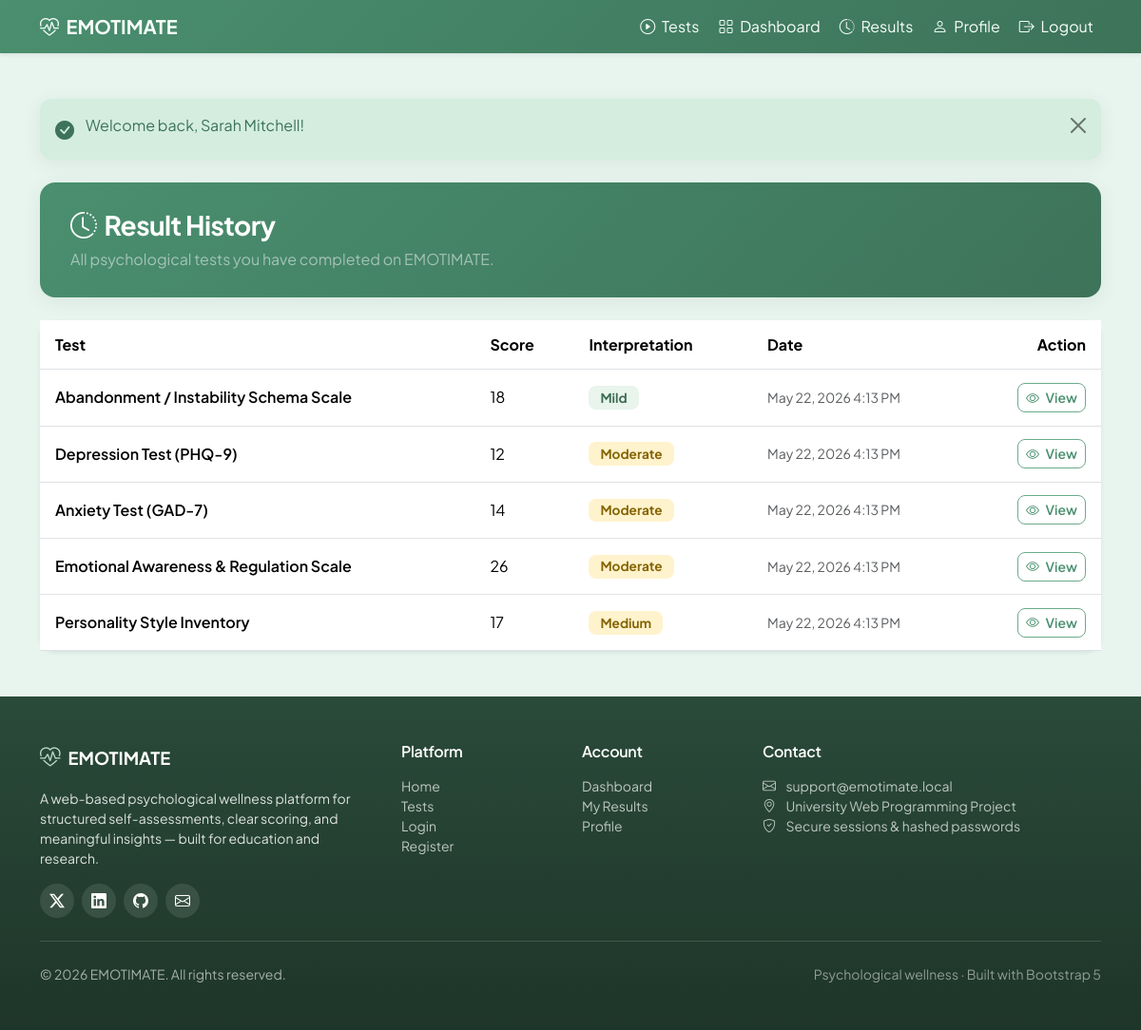
Screenshot of /user/results.php (signed in) with the database file from the repository.
### tables this page shows
CREATE TABLE results (
    id INT AUTO_INCREMENT PRIMARY KEY,
    user_id INT NOT NULL,
    test_id INT NOT NULL,
    score INT NOT NULL,
    interpretation VARCHAR(255),
    created_at TIMESTAMP DEFAULT CURRENT_TIMESTAMP,
    FOREIGN KEY (user_id) REFERENCES users (id) ON DELETE CASCADE,
    FOREIGN KEY (test_id) REFERENCES tests (id) ON DELETE CASCADE
);

CREATE TABLE tests (
    id INT AUTO_INCREMENT PRIMARY KEY,
    category_id INT NULL,
    title VARCHAR(255) NOT NULL,
    description TEXT,
    instructions TEXT,
    created_at TIMESTAMP DEFAULT CURRENT_TIMESTAMP,
    FOREIGN KEY (category_id) REFERENCES test_categories (id) ON DELETE SET NULL
);

### includes/user_helpers.php (called while the page is built, shortened)
<?php
function fetch_user_results_history(mysqli $conn, int $userId, int $limit = 50): array
{
    $stmt = $conn->prepare(
        'SELECT r.id, r.test_id, r.score, r.interpretation, r.created_at, t.title
         FROM results r
         INNER JOIN tests t ON t.id = r.test_id
         WHERE r.user_id = ?
         ORDER BY r.created_at DESC
         LIMIT ?'
    );
    $stmt->bind_param('ii', $userId, $limit);
    $stmt->execute();
    $results = [];
    $id = $testId = $score = $interpretation = $createdAt = $title = null;
    $stmt->bind_result($id, $testId, $score, $interpretation, $createdAt, $title);
    while ($stmt->fetch()) {
        $results[] = [
            'id'             => (int) $id,
            'test_id'        => (int) $testId,
            'test_title'     => (string) $title,
            'score'          => (int) $score,
            'interpretation' => (string) $interpretation,
            'created_at'     => (string) $createdAt,
        ];
    }
    return $results;
}
function interpretation_badge_class(string $interpretation): string
{
    return match ($interpretation) {
        'Low', 'Minimal', 'Strong' => 'interpretation-low',
        'Mild' => 'interpretation-mild',
        'Moderate', 'ModeratelySevere', 'Medium' => 'interpretation-moderate',
        'High', 'Severe', 'Significant' => 'interpretation-high',
        default => 'interpretation-medium',
    };
}

### includes/app.php (called while the page is built, shortened)
<?php
function app_url(string $path = ''): string
{
    $base = defined('APP_BASE') ? APP_BASE : '';
    $path = ltrim($path, '/');
    return $path === '' ? $base : $base . '/' . $path;
}

### user/results.php (the view, shortened to what this page needs)
<?php
require_once __DIR__ . '/../includes/auth_check.php';
require_once __DIR__ . '/../config/database.php';
require_once __DIR__ . '/../includes/user_helpers.php';
$userId = (int) $_SESSION['user_id'];
$results = fetch_user_results_history($conn, $userId);
require_once __DIR__ . '/../includes/user_layout_start.php';
?>
<div class="page-hero mb-4">
    <h1 class="h3 fw-bold mb-2"><i class="bi bi-clock-history me-2"></i>Result History</h1>
    <p class="mb-0 text-white-50">All psychological tests you have completed on EMOTIMATE.</p>
</div>
<?php if ($results === []): ?>
    <?php
    require_once __DIR__ . '/../includes/empty_state.php';
    render_empty_state([
        'icon'          => 'bi-clipboard-x',
        'title'         => 'No results yet',
        'message'       => 'Complete your first test to see your scores and interpretations here.',
        'action_label'  => 'Browse Tests',
        'action_url'    => app_url('tests/index.php'),
    ]);
    ?>
<?php else: ?>
    <div class="card shadow-sm border-0">
        <div class="card-body p-0">
            <div class="table-responsive">
                <table class="table table-hover align-middle mb-0">
                    <thead class="table-emotimate">
                        <tr>
                            <th>Test</th>
                            <th>Score</th>
                            <th>Interpretation</th>
                            <th>Date</th>
                            <th class="text-end">Action</th>
                        </tr>
                    </thead>
                    <tbody>
                        <?php foreach ($results as $row): ?>
                            <tr>
                                <td class="fw-semibold"><?= htmlspecialchars($row['test_title'], ENT_QUOTES, 'UTF-8') ?></td>
                                <td><?= (int) $row['score'] ?></td>
                                <td>
                                    <span class="badge interpretation-badge <?= htmlspecialchars(interpretation_badge_class($row['interpretation']), ENT_QUOTES, 'UTF-8') ?>">
                                        <?= htmlspecialchars($row['interpretation'], ENT_QUOTES, 'UTF-8') ?>
                                    </span>
                                </td>
                                <td class="text-muted small">
                                    <?= htmlspecialchars(date('M j, Y g:i A', strtotime($row['created_at'])), ENT_QUOTES, 'UTF-8') ?>
                                </td>
                                <td class="text-end">
                                    <a
                                        href="<?= htmlspecialchars(app_url('tests/result.php?id=' . $row['id']), ENT_QUOTES, 'UTF-8') ?>"
                                        class="btn btn-sm btn-outline-emotimate">
                                        <i class="bi bi-eye me-1"></i> View
                                    </a>
                                </td>
                            </tr>
                        <?php endforeach; ?>
                    </tbody>
                </table>
            </div>
        </div>
    </div>
<?php endif; ?>
<?php require_once __DIR__ . '/../includes/user_layout_end.php'; ?>

### assets/css/theme.css (style rules this page uses)
:root { --em-green-light: #e8f5ef; --em-green-soft: #b8d9c8; --em-green: #6bab8a; --em-green-dark: #4a8f6f; --em-green-darker: #3d7359; --em-text: #2f3e36; --em-muted: #5f7268; --em-shadow: 0 0.25rem 1.25rem rgba(47, 62, 54, 0.08); --em-shadow-hover: 0 0.75rem 2rem rgba(61, 115, 89, 0.14); --em-radius: 1rem; --em-transition: 0.2s ease; }
* { scroll-behavior: smooth; }
body { background-color: var(--em-green-light); color: var(--em-text); font-family: 'Plus Jakarta Sans', system-ui, -apple-system, sans-serif; min-height: 100vh; display: flex; flex-direction: column; }
h1, h2, h3, h4, h5, h6 { letter-spacing: -0.02em; }
.btn { border-radius: 0.5rem; font-weight: 600; transition: transform var(--em-transition), box-shadow var(--em-transition), background-color var(--em-transition); }
.btn-outline-emotimate { color: var(--em-green-dark); border-color: var(--em-green); background: transparent; }
.card { border: 0; border-radius: var(--em-radius); box-shadow: var(--em-shadow); }
.table-emotimate { background-color: var(--em-green-light); }
.table > :not(caption) > * > * { padding: 0.85rem 1rem; }
a { color: var(--em-green-dark); transition: color var(--em-transition); }
.page-hero { background: linear-gradient(135deg, var(--em-green-dark) 0%, var(--em-green-darker) 100%); color: #fff; border-radius: var(--em-radius); padding: 1.75rem 2rem; box-shadow: var(--em-shadow); }
.interpretation-badge { font-size: 0.85rem; padding: 0.35rem 0.75rem; border-radius: 0.5rem; }
.interpretation-mild { background-color: #e8f4ec; color: #3d6b52; }
.interpretation-moderate, .interpretation-medium { background-color: #fff3cd; color: #856404; }

### rows the page displays
results: test.title "Abandonment / Instability Schema Scale", score "18", interpretation "Mild", created_at "May 22, 2026 4:13 PM"
results: test.title "Depression Test (PHQ-9)", score "12", interpretation "Moderate", created_at "May 22, 2026 4:13 PM"
results: test.title "Anxiety Test (GAD-7)", score "14", interpretation "Moderate", created_at "May 22, 2026 4:13 PM"
results: test.title "Emotional Awareness & Regulation Scale", score "26", interpretation "Moderate", created_at "May 22, 2026 4:13 PM"
results: test.title "Personality Style Inventory", score "17", interpretation "Medium", created_at "May 22, 2026 4:13 PM"

### other values shown
$message "Welcome back, Sarah Mitchell!"
